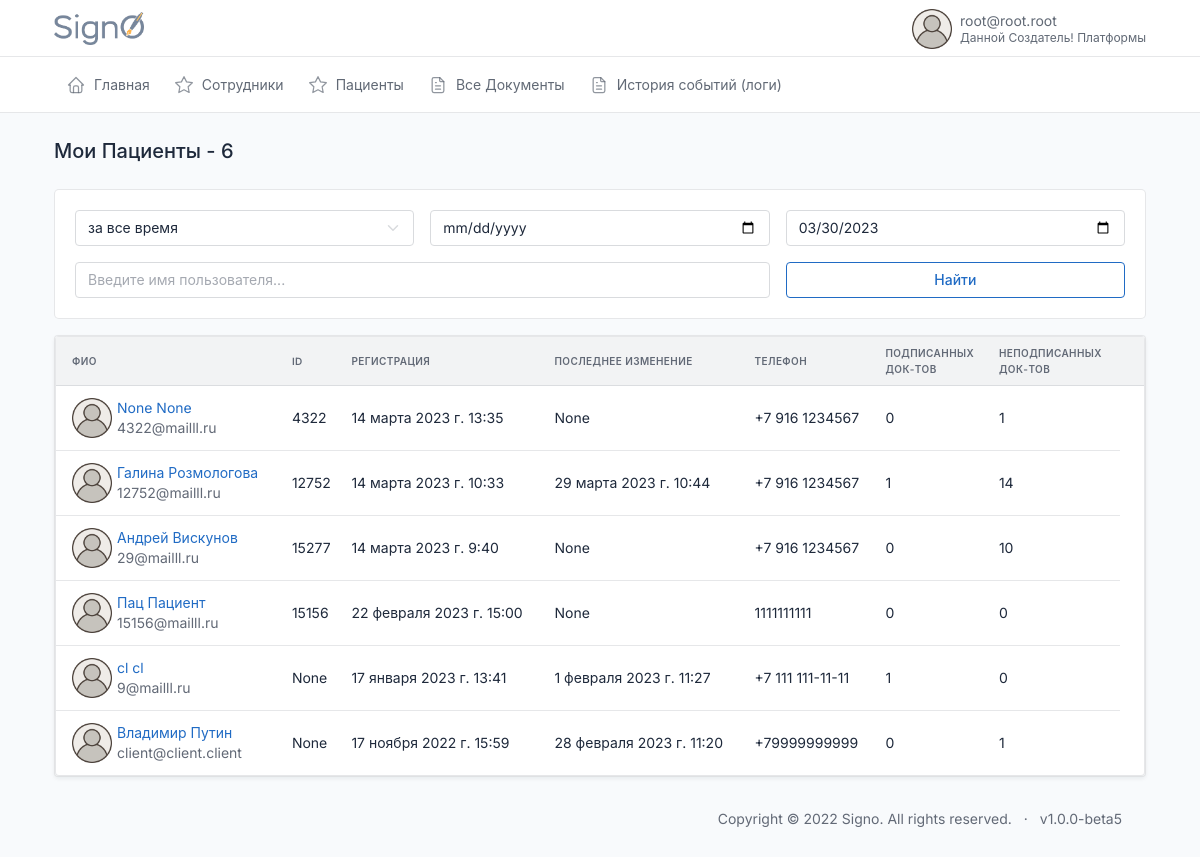
/myclients/ (signed in), run on the app's committed database.
### users/models.py (models this page shows, shortened)
class CustomUser(AbstractBaseUser, PermissionsMixin):
    email = models.EmailField(max_length=254, unique=True, verbose_name='Электронная почта')
    first_name = models.CharField(u"Имя", max_length=100, blank=True, null=True)
    last_name = models.CharField(u"Фамилия", max_length=100, blank=True, null=True)
    patronymic = models.CharField(u"Отчество", max_length=100, blank=True, null=True)
    pasport_series = models.CharField(max_length=12, blank=True, verbose_name='Серия паспорта')
    pasport_number = models.CharField(max_length=12, blank=True, verbose_name='Номер паспорта')
    addres = models.CharField(max_length=240, blank=True, verbose_name='Адрес пользователя')
    user_profile_id = models.IntegerField(blank=True, verbose_name='ID пользователя', null=True)
    phone = models.CharField(max_length=24, verbose_name='Телефон')
    uniq_id = models.CharField(unique=True, max_length=12, blank=True, null=True, verbose_name='Уникальный ID')
    photo = models.ImageField(
        upload_to='users/%Y/%m/%d/',
        blank=True,
        default='../static/images/default_avatar.png',
        verbose_name='Аватар')
    is_active = models.BooleanField(default=True, verbose_name='Активирован')
    is_admin = models.BooleanField(default=False, verbose_name='Администратор')
    is_staff = models.BooleanField(_('staff status'), default=False)
    is_superuser = models.BooleanField(_('super user'), default=False)
    date_joined = models.DateTimeField(u'date joined', blank=True, null=True, default=timezone.now)
    last_login = models.DateTimeField(u'last login', blank=True, null=True)
    groups = models.ManyToManyField(Group, blank=True, null=True, verbose_name='Группы', related_name='groups')
    user_permissions = models.ManyToManyField(Permission, blank=True, null=True, verbose_name='Разрешения', related_name='user_permissions')
    date_of_birthday = models.DateField(blank=True, null=True, verbose_name='Дата Рождения')
    ADMINISTRATOR = 'AD'
    DOCTOR = 'DO'
    CLIENT = 'CL'
    DIRECTOR = 'DI'
    TYPE_ROLE = [
        (ADMINISTRATOR, 'Администратор'),
        (DOCTOR, 'Врач'),
        (CLIENT, 'Клиент'),
        (DIRECTOR, 'Руководитель')
    ]
    type = models.CharField(max_length=6, choices=TYPE_ROLE, default=CLIENT, verbose_name='Тип пользователя')
    ban = models.BooleanField(default=False, verbose_name='Уволен')
    ban_date = models.DateTimeField(verbose_name='дата увольнения', blank=True, null=True)
    ecp = models.BooleanField(default=False, verbose_name='Наличие ЭЦП')
    USERNAME_FIELD = 'email'
    REQUIRED_FIELDS = []
    objects = CustomUserManager()
    class Meta:
        verbose_name='Пользователь'
        verbose_name_plural='Пользователи'

### index/views.py (the view)
# urls.py: path('myclients/', myclients, name='myclients'),
def myclients(request):
    dogovor_type = DocumentType.objects.get(type_document='DOGOVOR')
    all_users = CustomUser.objects.filter(
        Q(recipient__sender=request.user) |
        Q(recipient__founder=request.user)
        )
    all_users = annotate_users_with_number_of_signed_docs(
                                            all_users,
                                            'recipient__recipient_status')
    users = search_users(request, all_users)
    context = {
        'title': f'Мои Пациенты - {all_users.count()}',
        'users': users,
    }
    return render(request, 'index/myclients.html', context=context)

### users/services.py (called while the page is built, shortened)
def search_users(request, all_users):
    search_name = request.GET.get('search')
    period = request.GET.get('period')
    user_type = request.GET.get('user_type')
    if period:
        start_date, end_date = get_dates(period, all_users)
        all_users = all_users.filter(date_joined__range=[start_date, end_date])
    if user_type:
        all_users = all_users.filter(type=user_type)
    sort_filter = request.GET.get('sort')
    if sort_filter:
        all_users = all_users.order_by(sort_filter)
    else:
        all_users = all_users.order_by('-date_joined')
    return all_users

def annotate_users_with_number_of_signed_docs(all_users, user_type):
    dict_true = {user_type:True, 'recipient__deleted': False}
    dict_false = {user_type:False, 'recipient__deleted': False}
    all_users = all_users.annotate(
                signed_docs=Count(Case(
                    When(**dict_true, then=1),
                    output_field=models.IntegerField(),
                    distinct=False
            ))) \
            .annotate(
                not_signed_docs=Count(Case(
                    When(**dict_false, then=1),
                    output_field=models.IntegerField(),
                    distinct=False
            )))
    return all_users

### index/templates/index/myclients.html
{%extends 'index.html'%}
{%block content%}
{% include 'common/_info_box_users.html' %}
<div class="col-12">
                <div class="card">
                  {% include 'common/_clients_table.html' %}
                </div>
              </div>
{%endblock%}

### templates/header.html (shortened to what this page needs)
<!doctype html>{%load static%}
<html lang="en">
<head>
  <link href="{% static 'dist/css/tabler.min.css' %}" rel="stylesheet" />
  <link href="{% static 'dist/css/tabler-flags.min.css' %}" rel="stylesheet" />
  <link href="{% static 'dist/css/tabler-payments.min.css'%}" rel="stylesheet" />
  <link href="{% static 'dist/css/tabler-vendors.min.css' %}" rel="stylesheet" />
  <link href="{% static 'dist/css/demo.min.css'%}" rel="stylesheet" />
  <link href="{% static 'css/style.css'%}" rel="stylesheet" />
  <link rel='stylesheet' href='https://cdn-uicons.flaticon.com/uicons-regular-rounded/css/uicons-regular-rounded.css'>
</head>
<body>
  <div class="wrapper">
    <header class="navbar navbar-expand-md navbar-light d-print-none">
      <div class="container-xl">
        <h1 class="navbar-brand navbar-brand-autodark d-none-navbar-horizontal pe-0 pe-md-3"
          style="display:flex; justify-content:space-between">
          <a href="{%url 'index'%}">
            <img width=90px height=33px src="/static/images/signo_logo.png">
          </a>
        </h1>
        <div class="navbar-nav flex-row order-md-last">
          <div class="nav-item dropdown">
            <a href="#" class="nav-link d-flex lh-1 text-reset p-0" data-bs-toggle="dropdown"
              aria-label="Open user menu">
              <img width=40px height=40px src="{{request.user.photo.url}}">
              <div class="d-none d-xl-block ps-2">
                <div>{{request.user.email}}</div>
                <div class="mt-1 small text-muted">
                  {{request.user.last_name}} {{request.user.first_name}} {{request.user.patronymic}}
                </div>
              </div>
            </a>
          </div>
        </div>
      </div>
    </header>
    <div class="navbar-expand-md">
      <div class="collapse navbar-collapse" id="navbar-menu">
        <div class="navbar navbar-light">
          <div class="container-xl">
            <ul class="navbar-nav">
              {%if request.user.type == 'DI'%}
              {% include 'menu/director.html' %}
              {%endif%}
            </ul>
          </div>
        </div>
      </div>
    </div>
    <div class="page-wrapper">
      <div class="container-xl">
        <div class="page-header d-print-none">
          <div class="row align-items-center">
            <div class="col">
              <h2 class="page-title">
                {%block title%}{{title}}{%endblock%}
              </h2>
            </div>
          </div>
        </div>
      </div>
      <div class="page-body">
        <div class="container-xl">

### templates/common/_clients_table.html (shortened to what this page needs)
{% load static %}
{% load extra_tags %}
<div class="col-12">
    <div class="card">
      <div class="table-responsive">
        <table class="table table-vcenter card-table">
          <thead>
            <tr>
              <th id="th-last_name" class='sortable-table-header' onclick="filterByField('last_name')">ФИО</th>
              <th id="th-id" class='sortable-table-header' onclick="filterByField('id')">ID
              </th>
              <th id="th-date_joined" class='sortable-table-header' onclick="filterByField('date_joined')">Регистрация</th>
              <th id="th-last_login" class='sortable-table-header' onclick="filterByField('last_login')">Последнее изменение</th>
              {% if request.user.type != 'DO' %}
                <th>Телефон</th>
              {% endif %}
              <th id="th-signed_docs" class='sortable-table-header' onclick="filterByField('signed_docs')">Подписанных<br> док-тов</th>
              <th id="th-not_signed_docs" class='sortable-table-header' onclick="filterByField('not_signed_docs')">Неподписанных<br> док-тов</th>
              <th class="w-1"></th>
            </tr>
          </thead>
          <tbody class="lazy-loading-users">
          {% for user in users %}
          <tr class="lazy-row-users">
              <td>
                <div class="d-flex py-1 align-items-center">
                  {% if user.photo %}
                    <img width=40px height=40px src="{{user.photo.url}}" style="margin-right:5px">
                  {% endif %}
                <div class="flex-fill">
                      {% if request.user.type != 'DO' %}
                        <a href="{%url 'user' user.id%}"><div class="font-weight-medium">{{user.first_name}} {{user.last_name}}</div></a>
                      {% else %}
                        <div class="font-weight-medium">{{user.first_name}} {{user.last_name}}</div>
                      {% endif %}
                    <div class="text-muted">{{user.email}}</div>
                  </div>
                </div>
              </td>
              <td>
                <div>{{ user.uniq_id }}</div>
              </td>
              <td>
                <div>{{ user.date_joined }}</div>
              </td>
              <td>
                <div>{{ user.last_login }}</div>
              </td>
              {% if request.user.type != 'DO' %}
              <td>
                <div>{{ user.phone }}</div>
              </td>
              {% endif %}
              <td>
                <div>{{ user.signed_docs }}</div>
              </td>
              <td>
                <div>{{ user.not_signed_docs }}</div>
              </td>
            </tr>
          {% endfor %}
          </tbody>
        </table>
      </div>
    </div>
  </div>

### templates/header.html (style rules this page uses)
.table-responsive { min-height: 275px; }

### data on the page
CustomUser: user.photo (placeholder picture), user.email "root@root.root", user.last_name "Данной", user.first_name "Создатель!", user.patronymic "Платформы"
CustomUser: photo (placeholder picture), first_name "None", last_name "None", email "4322@mailll.ru", uniq_id "4322", date_joined "14 марта 2023 г. 13:35", last_login "None", phone "+7 916 1234567", signed_docs "0", not_signed_docs "1"
CustomUser: photo (placeholder picture), first_name "Галина", last_name "Розмологова", email "12752@mailll.ru", uniq_id "12752", date_joined "14 марта 2023 г. 10:33", last_login "29 марта 2023 г. 10:44", phone "+7 916 1234567", signed_docs "1", not_signed_docs "14"
CustomUser: photo (placeholder picture), first_name "Андрей", last_name "Вискунов", email "29@mailll.ru", uniq_id "15277", date_joined "14 марта 2023 г. 9:40", last_login "None", phone "+7 916 1234567", signed_docs "0", not_signed_docs "10"
CustomUser: photo (placeholder picture), first_name "Пац", last_name "Пациент", email "15156@mailll.ru", uniq_id "15156", date_joined "22 февраля 2023 г. 15:00", last_login "None", phone "1111111111", signed_docs "0", not_signed_docs "0"
CustomUser: photo (placeholder picture), first_name "cl", last_name "cl", email "9@mailll.ru", uniq_id "None", date_joined "17 января 2023 г. 13:41", last_login "1 февраля 2023 г. 11:27", phone "+7 111 111-11-11", signed_docs "1", not_signed_docs "0"
CustomUser: photo (placeholder picture), first_name "Владимир", last_name "Путин", email "client@client.client", uniq_id "None", date_joined "17 ноября 2022 г. 15:59", last_login "28 февраля 2023 г. 11:20", phone "+79999999999", signed_docs "0", not_signed_docs "1"

### other printed values
{{ title }} "Мои Пациенты - 6"
